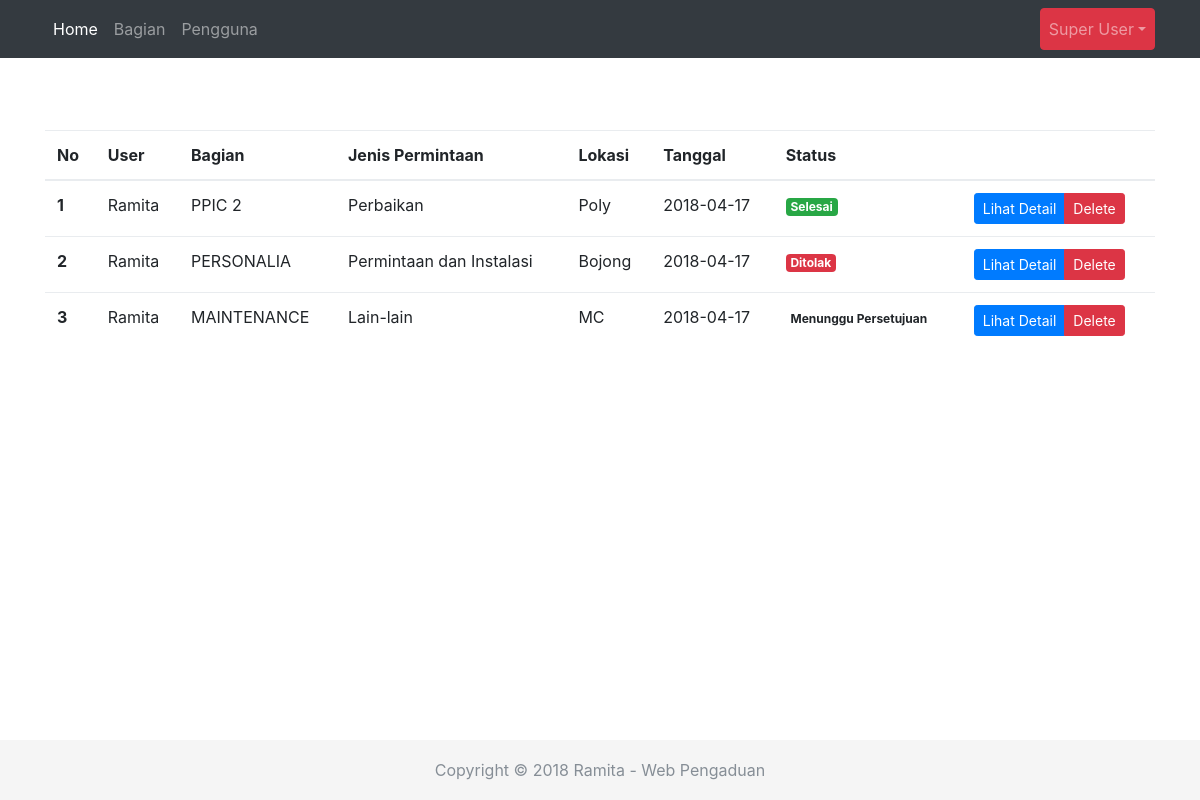
The page /admin/index.php (signed in) on the database its author committed.
### tables this page shows
CREATE TABLE `pengaduan` (
  `id` int(11) NOT NULL,
  `id_bagian` int(11) NOT NULL,
  `id_jenis` int(11) NOT NULL,
  `id_user` int(11) NOT NULL,
  `lokasi` varchar(50) NOT NULL,
  `masalah` longtext NOT NULL,
  `gambar` varchar(100) NOT NULL,
  `tanggal` date NOT NULL
);

CREATE TABLE `user` (
  `id` int(11) NOT NULL,
  `nama` varchar(100) NOT NULL,
  `nohp` varchar(13) NOT NULL,
  `email` varchar(100) NOT NULL,
  `password` varchar(100) NOT NULL
);

CREATE TABLE `bagian` (
  `id` int(11) NOT NULL,
  `nama` varchar(100) NOT NULL
);

CREATE TABLE `jenis` (
  `id` int(11) NOT NULL,
  `nama` varchar(100) NOT NULL
);

CREATE TABLE `penanganan` (
  `id` int(11) NOT NULL,
  `id_aduan` int(11) NOT NULL,
  `id_admin` int(11) NOT NULL,
  `status` enum('Menunggu Persetujuan','Disetujui','Ditolak','Sedang Dikerjakan','Selesai') NOT NULL,
  `stok` enum('Tersedia','Tidak Tersedia') DEFAULT NULL,
  `tanggal_pengerjaan` date DEFAULT NULL,
  `catatan` longtext
);

### classes/Pengaduan.php (called while the page is built, shortened)
<?php
class Pengaduan {
	private $connection;
	private $table = "pengaduan";
	public function __construct($database) {
		$this->connection = $database;
	}
	public function readAll(){
		$sql = "SELECT a.id, a.lokasi, a.masalah, a.tanggal, b.nama AS jenis, c.nama AS bagian, d.nama AS user FROM {$this->table} a JOIN jenis b ON a.id_jenis=b.id JOIN bagian c ON a.id_bagian=c.id JOIN user d ON a.id_user=d.id ORDER BY a.id ASC";
		$query = $this->connection->prepare($sql);
		$query->execute();
		return $query;
	}
}

### classes/Penanganan.php (called while the page is built, shortened)
<?php
class Penanganan {
	private $connection;
	private $table = "penanganan";
	public function __construct($database) {
		$this->connection = $database;
	}
	public function getStatus($id) {
		$sql = "SELECT `status` FROM {$this->table} WHERE id_aduan={$id}";
		$query = $this->connection->prepare($sql);
        $query->execute();
		$row = $query->fetch(PDO::FETCH_ASSOC);
		return ($row['status']) ? $row['status'] : "Menunggu Persetujuan";
	}
	public function getStatusColor($id) {
		$sql = "SELECT `status` FROM {$this->table} WHERE id_aduan={$id}";
		$query = $this->connection->prepare($sql);
        $query->execute();
		$row = $query->fetch(PDO::FETCH_ASSOC);
		if ($row['status'] == "Menunggu Persetujuan") {
			return "dark";
		} else if ($row['status'] == "Disetujui") {
			return "info";
		} else if ($row['status'] == "Ditolak") {
			return "danger";
		} else if ($row['status'] == "Sedang Dikerjakan") {
			return "primary";
		} else if ($row['status'] == "Selesai") {
			return "success";
		}
	}
}

### admin/index.php (the view, shortened to what this page needs)
<?php session_start(); if (empty($_SESSION) && !isset($_SESSION['is_logged']) && ($_SESSION['type'] != 'admin')) header("location: signin.php");
$Conf = new Config(); $connection = $Conf->getConnection();
include("../classes/Pengaduan.php");
$Pengaduan = new Pengaduan($connection);
include("../classes/Penanganan.php");
$Penanganan = new Penanganan($connection);
?>
<!DOCTYPE html>
<html lang="en">
<head>
    <link href="../assets/css/bootstrap.min.css" rel="stylesheet">
    <link href="../assets/css/sticky-footer-navbar.css" rel="stylesheet">
    <link href="../assets/css/custom.css" rel="stylesheet">
</head>
<body>
    <?php include_once("include/header.php"); ?>
    <main role="main" class="container">
        <table class="table">
            <thead>
                <tr>
                <th scope="col">No</th>
                <th scope="col">User</th>
                <th scope="col">Bagian</th>
                <th scope="col">Jenis Permintaan</th>
                <th scope="col">Lokasi</th>
                <th scope="col">Tanggal</th>
                <th scope="col">Status</th>
                <th scope="col"></th>
                </tr>
            </thead>
            <tbody>
                <?php $no = 1; $rows = $Pengaduan->readAll(); while ($row = $rows->fetch(PDO::FETCH_ASSOC)): ?>
                    <tr>
                        <th scope="row"><?php echo $no++; ?></th>
                        <td><?php echo $row["user"]; ?></td>
                        <td><?php echo $row["bagian"]; ?></td>
                        <td><?php echo $row["jenis"]; ?></td>
                        <td><?php echo $row["lokasi"]; ?></td>
                        <td><?php echo $row["tanggal"]; ?></td>
                        <td><span class="badge badge-<?php echo $Penanganan->getStatusColor($row["id"]); ?>"><?php echo $Penanganan->getStatus($row["id"]); ?></span></td>
                        <td>
                            <div class="btn-group" role="group" aria-label="Opsi">
                                <a href="penanganan.php?id=<?php echo $row["id"]; ?>" class="btn btn-primary btn-sm">Lihat Detail</a>
                                <a href="?delete=<?php echo $row["id"]; ?>" class="btn btn-danger btn-sm">Delete</a>
                            </div>
                        </td>
                    </tr>
                <?php endwhile; ?>
            </tbody>
        </table>
    </main>
    <?php include_once("include/footer.php"); ?>
</body>
</html>

### assets/css/sticky-footer-navbar.css (style rules this page uses)
html { position: relative; min-height: 100%; }
body { margin-bottom: 60px; }
body > .container { padding: 60px 15px 0; }

### assets/css/custom.css (style rules this page uses)
body { margin-top: 70px; }

### rows shown on the page
pengaduan: id_user.nama "Ramita", id_bagian.nama "PPIC 2", id_jenis.nama "Perbaikan", lokasi "Poly", tanggal "2018-04-17", id.status "Selesai"
pengaduan: id_user.nama "Ramita", id_bagian.nama "PERSONALIA", id_jenis.nama "Permintaan dan Instalasi", lokasi "Bojong", tanggal "2018-04-17", id.status "Ditolak"
pengaduan: id_user.nama "Ramita", id_bagian.nama "MAINTENANCE", id_jenis.nama "Lain-lain", lokasi "MC", tanggal "2018-04-17", Status "Menunggu Persetujuan"

### other values the page prints
$_SESSION['nama'] "Super User"
